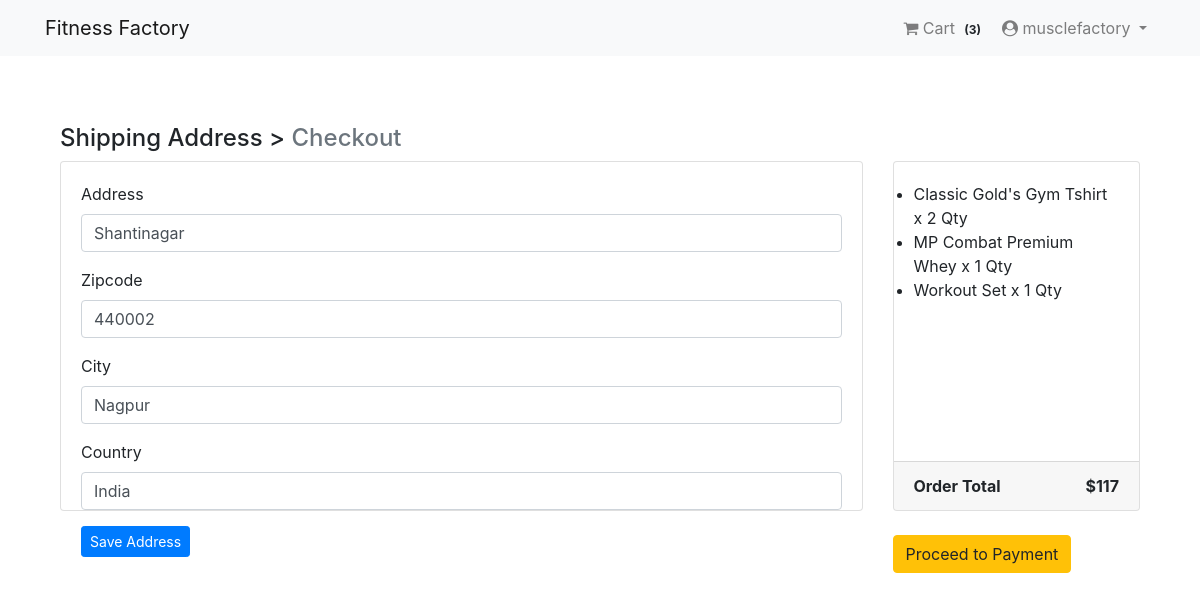
Screenshot of /payment/checkout/ (signed in) with the database file from the repository.
### App_Login/models.py (models this page shows, shortened)
class User(AbstractBaseUser,PermissionsMixin):
    email = models.EmailField(unique=True,null=False)
    is_staff = models.BooleanField(
        gettext_lazy('Staff Status'),default=False,
        help_text = gettext_lazy('Designates whether the user can log in the site')
    )
    is_active = models.BooleanField(
        gettext_lazy('active'),
        default=False,
        help_text = gettext_lazy('Designates whether the user should be treated as active')
    )
    USERNAME_FIELD = 'email'
    objects = MyUserManager()

class Profile(models.Model):
    user = models.OneToOneField(User, on_delete=models.CASCADE, related_name='profile')
    username = models.CharField(max_length=250,blank=True)
    Full_name = models.CharField(max_length=100,blank=True)
    address_1 = models.CharField(max_length=300,blank=True)
    city = models.TextField(max_length=40,blank=True)
    zipcode = models.CharField(max_length=10,blank=True)
    country = models.CharField(max_length=20,blank=True)
    phone = models.CharField(max_length=20,blank=True)
    date_joined = models.DateTimeField(auto_now_add=True)

### App_Order/models.py (models this page shows, shortened)
class Order(models.Model):
    order_items = models.ManyToManyField(Cart)                                           #user can choose multiple amount of same item i.e 'ManyToMany'
    user = models.ForeignKey(settings.AUTH_USER_MODEL,on_delete=models.CASCADE)
    ordered = models.BooleanField(default=False)
    created = models.DateTimeField(auto_now_add=True)
    payment_Id = models.CharField(max_length=264, blank=True,null=True)
    Order_Id = models.CharField(max_length=264, blank=True, null=True)
    def get_totals(self):
        total = 0
        for order_item in self.order_items.all():
            total += int(order_item.get_total())
        return total

class Cart(models.Model):
    user = models.ForeignKey(settings.AUTH_USER_MODEL,on_delete=models.CASCADE,related_name = "cart")
    item = models.ForeignKey(Product, on_delete=models.CASCADE)
    quantity = models.IntegerField(default=1)
    purchased = models.BooleanField(default=False)
    created = models.DateTimeField(auto_now_add=True)
    updated = models.DateTimeField(auto_now_add=True)
    def get_total(self):
        total = self.item.price * self.quantity
        return total

### App_Payment/models.py (models this page shows, shortened)
class Billing_Address(models.Model):
    user = models.ForeignKey(settings.AUTH_USER_MODEL, on_delete=models.CASCADE)
    address = models.CharField(max_length=264,blank=True)
    zipcode = models.CharField(max_length=10,blank=True)
    city = models.CharField(max_length=30,blank=True)
    country = models.CharField(max_length=20,blank=True)
    def is_fully_filled(self):
        field_names = [f.name for f in self._meta.get_fields()]
        for field_name in field_names:
            value = getattr(self,field_name)
            if value is None or value == '':
                return False
        return True
    class Meta:
        verbose_name_plural = "Billing Addresses"

### App_Shop/models.py (models this page shows, shortened)
class Product(models.Model):
    main_image = models.ImageField(upload_to="Product")
    name = models.CharField(max_length=250)
    category = models.ForeignKey(Category, on_delete=models.CASCADE, related_name='category')
    preview_text = models.TextField(max_length=200, verbose_name='Preview Text')
    details_text = models.TextField(max_length=1000, verbose_name='Details Text')
    price = models.IntegerField()
    old_price = models.FloatField(default=0.00)
    created = models.DateTimeField(auto_now_add=True)
    class Meta:
        ordering = ['-created',]                                                  #to show the products in descending order

### App_Payment/views.py (the view)
# urls.py: path('checkout/',views.checkout,name='checkout'),
@login_required
def checkout(request):
    saved_address = Billing_Address.objects.get_or_create(user=request.user)
    saved_address = saved_address[0]
    form = Billing_Form(instance=saved_address)
    if request.method == 'POST':
        form = Billing_Form(request.POST, instance=saved_address)
        if form.is_valid():
            form.save()
            form = Billing_Form(instance=saved_address)
            messages.success(request, "Shipping Address Saved!")
    order_qs = Order.objects.filter(user=request.user, ordered=False)
    order_items = order_qs[0].order_items.all()
    order_total = order_qs[0].get_totals()
    return render(request,'App_Payment/checkout.html', context={'form':form,'order_items':order_items,'order_total':order_total,'saved_address':saved_address})

### App_Payment/forms.py
class Billing_Form(forms.ModelForm):
    class Meta:
        model = Billing_Address
        fields = ['address','zipcode','city','country']

### App_Order/templatetags/cart_tag.py (called while the page is built)
@register.filter
def cart_total(user):
    order = Order.objects.filter(user=user, ordered=False)
    if order.exists():
        return order[0].order_items.count()
    else:
        return 0

### templates/App_Payment/checkout.html (shortened to what this page needs)
{% extends 'base.html' %}
{% load crispy_forms_tags %}
{% block body_block %}
<div class="container mt-5">
  <h4 class="md-3">
    Shipping Address > <span class="text-muted">Checkout</span>
  </h4>
  <div class="row">
    <div class="col-md-9">
      <div class="card mb-5">
        <div class="card-body">
          <form method="POST">
            {{ form|crispy }}
            <button type="submit" class="btn btn-primary btn-sm">Save Address</button>
          </form>
        </div>
      </div>
    </div>
    <div class="col-md-3">
      <div class="card">
        <div class="card-body">
          <ul class="list-group list-group-flush">
            {% for order_item in order_items %}
            <li class="lsit-group-item">
              {{ order_item.item.name }} x {{ order_item.quantity }} Qty
            </li>
            {% endfor %}
          </ul>
        </div>
          <div class="card-footer">
            <span class="float-left"><b>Order Total</b></span>
            <span class="float-right"><b>${{ order_total }}</b></span>
          </div>
      </div>
      <br>
      {% if saved_address.is_fully_filled %}
      <a href="{% url 'App_Payment:payment' %}" class="btn btn-warning btn-md">Proceed to Payment</a>
      {% else %}
      <div class="alert alert-info">
        <p>Please fill the required information to proceed the payment</p>
      </div>
      {% endif %}
    </div>
  </div>
</div>
{% endblock %}

### templates/navbar.html (shortened to what this page needs)
{% load cart_tag %}
<nav class="navbar navbar-expand-lg navbar-light bg-light">
  <div class="container">
    <a class="navbar-brand"href="{% url 'App_Shop:home' %}">Fitness Factory</a>
    <div class="collapse navbar-collapse" id="navbarNav">
      <ul class="navbar-nav ml-auto">
        {% if request.user.is_authenticated %}
        <li class="nav-item">
          <a class="nav-link" href="{% url 'App_Order:cart' %}">
            <i class="fa fa-shopping-cart" aria-hidden="true"></i> Cart
            <span class="badge badge-light">({{ request.user | cart_total }})</span>
          </a>
        </li>
        <li class="nav-item dropdown">
          <a class="nav-link dropdown-toggle"href="#" id="navbarDropdown" role="button"
          data-toggle="dropdown" aria-haspopup="true" aria-expanded="false">
          <i class="fa fa-user-circle" aria-hidden="true"></i> {{ request.user.profile.username }} </a>
        </li>
        {% else %}
        <li class="nav-item">
          <a href="{% url 'App_Login:login' %}" class="btn btn-info btn-sm">Login</a>
          <a href="{% url 'App_Login:signup' %}" class="btn btn-info btn-sm">Signup</a>
        </li>
        {% endif %}
      </ul>
    </div>
  </div>
</nav>

### templates/base.html (style rules this page uses)
.card { height: 350px; }

### rows the page displays
User: user|cart_total "3", user.profile.username "musclefactory"
Billing_Address: address "Shantinagar", zipcode "440002", city "Nagpur", country "India"
Cart: item.name "Classic Gold's Gym Tshirt", quantity "2"
Cart: item.name "MP Combat Premium Whey", quantity "1"
Cart: item.name "Workout Set", quantity "1"

### other values shown
{{ order_total }} "117"
